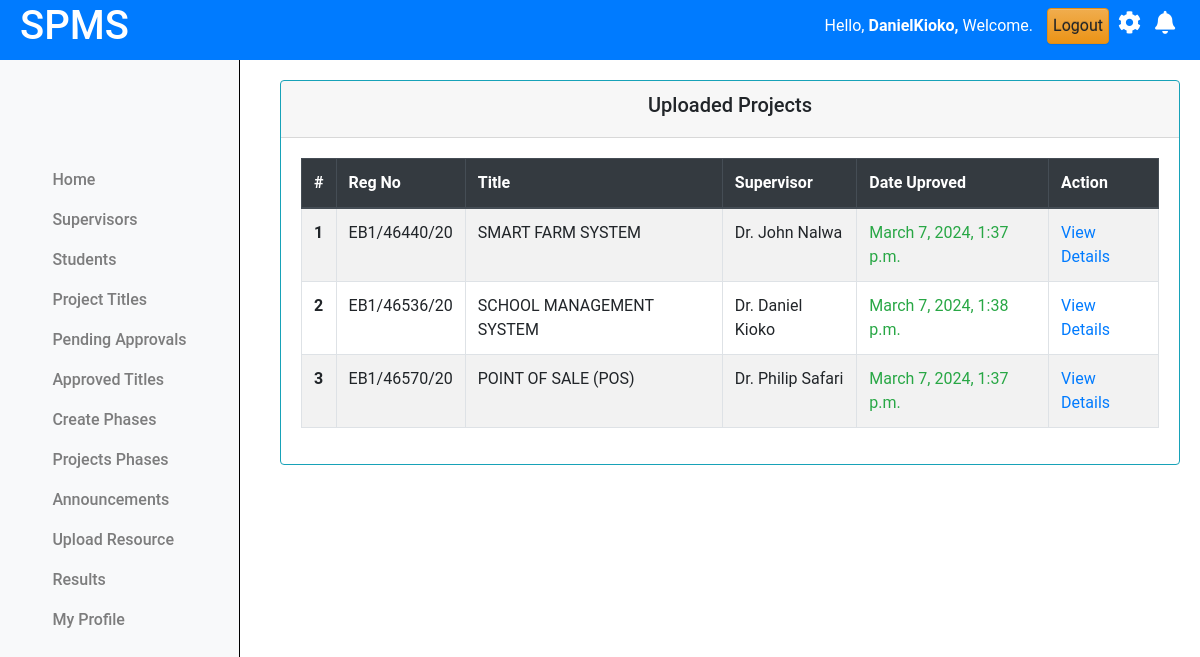
The app's page /projects/approved/ (signed in) with its own data.
### projectsApp/models.py (models this page shows, shortened)
class Coordinator(AbstractUser):
    pass

class Projects(models.Model):
    student = models.ForeignKey(Student, on_delete=models.CASCADE)
    title = models.CharField(max_length=255)
    description = models.TextField()
    objectives = models.TextField()
    lecturer = models.ForeignKey(Lecturer, on_delete=models.SET_NULL, null=True, blank=True)
    status = models.CharField(max_length=50, choices=[
        ('pending', 'Pending'),
        ('approved', 'Approved'),
        ('rejected', 'Rejected')
    ], default='pending')
    created_at = models.DateTimeField(auto_now_add=True)
    updated_at = models.DateTimeField(auto_now=True)

class Student(models.Model):
    regno = models.CharField(max_length=255, unique=True)
    email = models.EmailField(max_length=255, unique=True)
    name = models.CharField(max_length=255)
    phone_number = models.IntegerField(null=True, blank=True)
    intake_year = models.PositiveSmallIntegerField(default=2024)
    password = models.CharField(max_length=128, null=False, blank=False)
    user_id = models.AutoField(primary_key=True)
    last_login = models.DateTimeField(blank=True, null=True)
    USERNAME_FIELD = 'email'
    REQUIRED_FIELDS = ['regno', 'name', 'phone_number']
    class Meta:
        db_table = "students"

class Lecturer(models.Model):
    email = models.EmailField(max_length=255, unique=True, blank=False)
    name = models.CharField(max_length=255)
    phone = models.IntegerField(null=True, blank=True)
    password = models.CharField(max_length=128, null=False, blank=False)
    user_id = models.AutoField(primary_key=True)
    last_login = models.DateTimeField(blank=True, null=True)
    USERNAME_FIELD = 'email'
    REQUIRED_FIELDS = ['name', 'phone']
    class Meta:
        db_table = "Lecturers"

### projectsApp/AccessControl.py (the view)
    @login_required
    def wrapper(request, *args, **kwargs):
        if not isinstance(request.user, Coordinator):
            return redirect('cordinator_login')
        return function(request, *args, **kwargs)

### projectsApp/AccessControl.py (called while the page is built)
def coordinator_required(function):
    @login_required
    def wrapper(request, *args, **kwargs):
        if not isinstance(request.user, Coordinator):
            return redirect('cordinator_login')
        return function(request, *args, **kwargs)
    return wrapper

### projectsApp/views.py (called while the page is built)
@coordinator_required
def approved_titles(request):
    projects = Projects.objects.filter(status="Approved").order_by('-created_at')
    for i,project in enumerate(projects):
        project.index = i+1
        student = project.student
        project.reg_number = student.regno
    context = {
        'projects':projects,
        }
    return render(request, 'cordinator/approved_titles.html', context)

### projectsApp/templates/cordinator/approved_titles.html
{% extends 'base.html' %}
{% load static %}
{% block content %}
{% include 'column1_cord.html' %}
<div class="content">
    <div class="container-fluid">
        <div class="row">
            <div class="card border-info">
                <div class="card-header text-center">
                    <h5>Uploaded Projects</h5>
                </div>
                <div class="card-body">
                    <table class="table table-bordered table-hover  table-striped border-info">
                        <thead class="thead-dark">
                            <tr>
                                <th scope="col">#</th>
                                <th scope="col">Reg No</th>
                                <th scope="col">Title</th>
                                <th scope="col">Supervisor</th>
                                <th scope="col">Date Uproved</th>
                                <th scope="col">Action</th>
                            </tr>
                        </thead>
                        <tbody>
                            {% if projects.exists %}
                                {% for project in projects %}
                                    <tr>
                                        <th scope="row">{{project.index}}</th>
                                        <td>{{project.reg_number|upper}}</td>
                                        <td>{{project.title|upper}}</td>
                                        <td>{{project.lecturer.name|title}}</td>
                                        <td class="text-success">{{project.updated_at}}</td>
                                        <td><a href="{% url "view_project_details" project.id %}"> View Details </a></td>
                                    </tr>
                                {% endfor %}
                            {% else %}
                                <tr>
                                    <td colspan="6" class="text-center text-danger">No approved projects found.</td>
                                </tr>
                            {% endif %}
                        </tbody>
                    </table>
                </div>
            </div>
        </div>
    </div>
</div>
<link rel="stylesheet" href="{% static 'css/mystudents.css' %}">
{% endblock %}

### projectsApp/templates/base.html (shortened to what this page needs)
{% load static %}
<!doctype html>
<html class="no-js h-100" lang="en">
  <head>
    <link href="https://use.fontawesome.com/releases/v5.0.6/css/all.css" rel="stylesheet">
    <link href="https://stackpath.bootstrapcdn.com/bootstrap/4.5.2/css/bootstrap.min.css" rel="stylesheet">
    <link rel="stylesheet" href="https://cdn.jsdelivr.net/npm/bootstrap@3.3.7/dist/css/bootstrap-theme.min.css">
</head>
<body>
    <header>
        <div class="left">
            <h1>SPMS</h1>
        </div>
        <div class="right">
            <span class="username mb-3" style="padding:10px; font">
                Hello,
                <strong>
                    {% if request.user.is_authenticated %}
                        {% if request.user.is_staff %}
                            {{ request.user.username }},
                        {% else %}
                            {{ request.user.name }},
                        {% endif %}
                    {% else %}
                        Guest,
                    {% endif %}
                </strong>
                Welcome.
            </span>
            <a href="{% url 'logout' %}" class="btn btn-warning" style="padding:5px; font">Logout</a>
            <i class="fas fa-cog mb-3" style="font-size:23px; padding:5px;"></i>
            <i class="fas fa-bell mb-3" style="font-size:23px; padding:5px;"></i>
        </div>
    </header>
    {% block content %}
    {% endblock %}

### projectsApp/static/css/mystudents.css (style rules this page uses)
.content { margin-left: 250px; padding: 20px; margin-top: 60px; }
.card { width: 100%; margin-left: 10px; }

### projectsApp/templates/base.html (style rules this page uses)
body { font-family: 'Roboto', sans-serif; margin: 0; padding: 0; }
header { background-color: #007BFF; color: white; display: flex; justify-content: space-between; align-items: center; text-align: center; padding: 10px 20px; z-index: 20; position: fixed; top: 0; left: 0; width: 100%; height: 60px; }
header .left { display: flex; align-items: center; }

### records on screen
Coordinator: user.username "DanielKioko"
Projects: index "1", reg_number "EB1/46440/20", title "SMART FARM SYSTEM", lecturer.name "Dr. John Nalwa", updated_at "March 7, 2024, 1:37 p.m."
Projects: index "2", reg_number "EB1/46536/20", title "SCHOOL MANAGEMENT SYSTEM", lecturer.name "Dr. Daniel Kioko", updated_at "March 7, 2024, 1:38 p.m."
Projects: index "3", reg_number "EB1/46570/20", title "POINT OF SALE (POS)", lecturer.name "Dr. Philip Safari", updated_at "March 7, 2024, 1:37 p.m."
